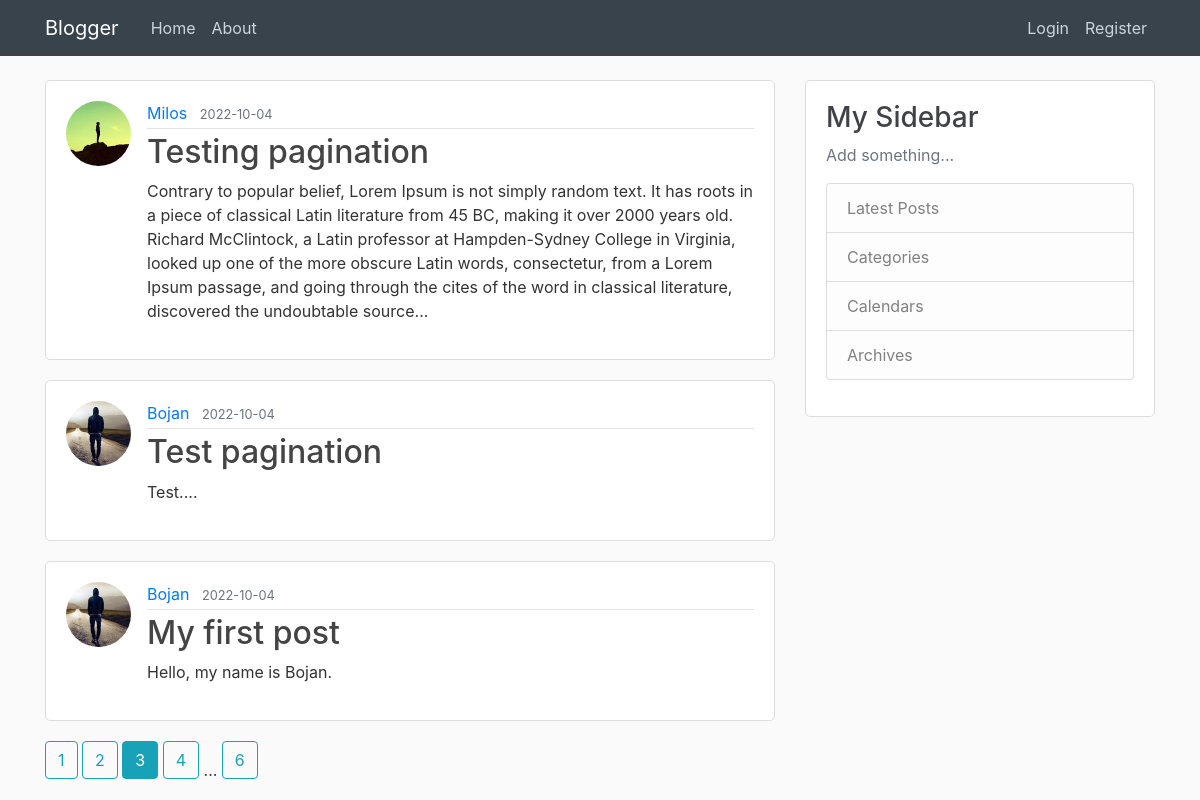
Screenshot of /home?page=3 with the database file from the repository.
### blogger/models.py (models this page shows, shortened)
class Post(db.Model):
    id = db.Column(db.Integer, primary_key=True)
    title = db.Column(db.String(100), nullable=False)
    date_posted = db.Column(db.DateTime, nullable=False, default=datetime.utcnow)
    content = db.Column(db.Text, nullable=False)
    user_id = db.Column(db.Integer, db.ForeignKey('user.id'), nullable=False)

class User(db.Model, UserMixin):
    id = db.Column(db.Integer, primary_key=True)
    username = db.Column(db.String(20), unique=True, nullable=False)
    email = db.Column(db.String(120), unique=True, nullable=False)
    image_file = db.Column(db.String(20), nullable=False, default='default.jpg')
    password = db.Column(db.String(60), nullable=False)
    posts = db.relationship('Post', backref='author', lazy=True)

### blogger/main/routes.py (the view)
@bp.route("/")
@bp.route("/home")
def home():
    page = request.args.get('page', 1, type=int)
    posts = Post.query.order_by(Post.date_posted.desc()).paginate(page=page, per_page=3)
    return render_template('home.html', posts=posts)

### blogger/templates/home.html
{% extends 'layout.html' %}
{% block content %}
    {% for post in posts.items %}
        <article class="media content-section">
            <img class="rounded-circle article-img" src="{{ url_for('static', filename='profile_pics/' + post.author.image_file) }}">
            <div class="media-body">
                <div class="article-metadata">
                    <a class="mr-2" href="{{ url_for('users.user_posts', username=post.author.username) }}">{{ post.author.username }}</a>
                    <small class="text-muted">{{ post.date_posted.strftime('%Y-%m-%d') }}</small>
                </div>
                <h2><a class="article-title" href="{{ url_for('posts.post', post_id=post.id) }}">{{ post.title }}</a></h2>
                <p class="article-content">{{ post.content }}</p>
            </div>
        </article>
    {% endfor %}
    {% for page_num in posts.iter_pages(left_edge=1, right_edge=1, left_current=1, right_current=2) %}
        {% if page_num %}
            {% if posts.page == page_num %}
                <a class="btn btn-info mb-4" href="{{ url_for('main.home', page=page_num) }}">{{ page_num }}</a>
            {% else %}
                <a class="btn btn-outline-info mb-4" href="{{ url_for('main.home', page=page_num) }}">{{ page_num }}</a>
            {% endif %}
        {% else %}
            ...
        {% endif %}
    {% endfor %}
{% endblock content %}

### blogger/static/main.css (style rules this page uses)
body { background: #fafafa; color: #333333; margin-top: 5rem; }
h1, h2, h3, h4, h5, h6 { color: #414247; }
.content-section { background: #ffffff; padding: 20px 20px; border: 1px solid #dddddd; border-radius: 5px; margin-bottom: 20px; }
.article-title { color: #444444; }
.article-content { white-space: pre-line; }
.article-img { height: 65px; width: 65px; margin-right: 16px; }
.article-metadata { padding-bottom: 3px; margin-bottom: 4px; border-bottom: 1px solid #e3e3e3 }

### rows the page displays
Post: image_file (picture), author.username "Milos", date_posted "2022-10-04", title "Testing pagination", content "Contrary to popular belief, Lorem Ipsum is not simply random text. It has roots in a piece of classical Latin literature from 45 BC, making it over 2000 years old. Richard McClintock, a Latin professor at Hampden-Sydney College in Virginia, looked up one of the more obscure Latin words, consectetur, from a Lorem Ipsum passage, and going through the cites of the word in classical literature, discovered the undoubtable source..."
Post: image_file (picture), author.username "Bojan", date_posted "2022-10-04", title "Test pagination", content "Test...."
Post: image_file (picture), author.username "Bojan", date_posted "2022-10-04", title "My first post", content "Hello, my name is Bojan."

### other values shown
{{ page_num }} "1" "2" "4" "6"
{{ page_num }} "3"
